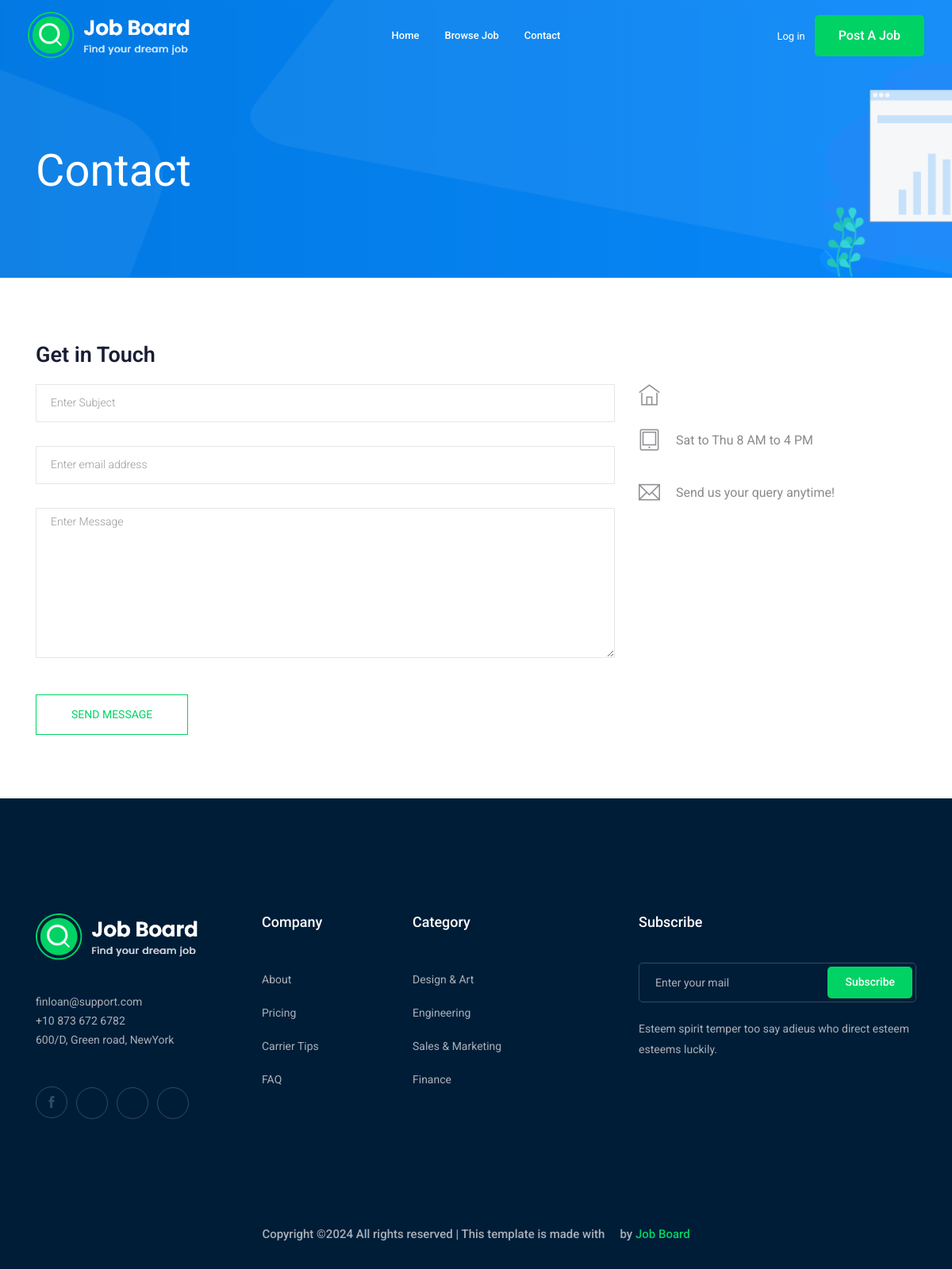
/contact-us/, run on an earlier commit of the app's database.
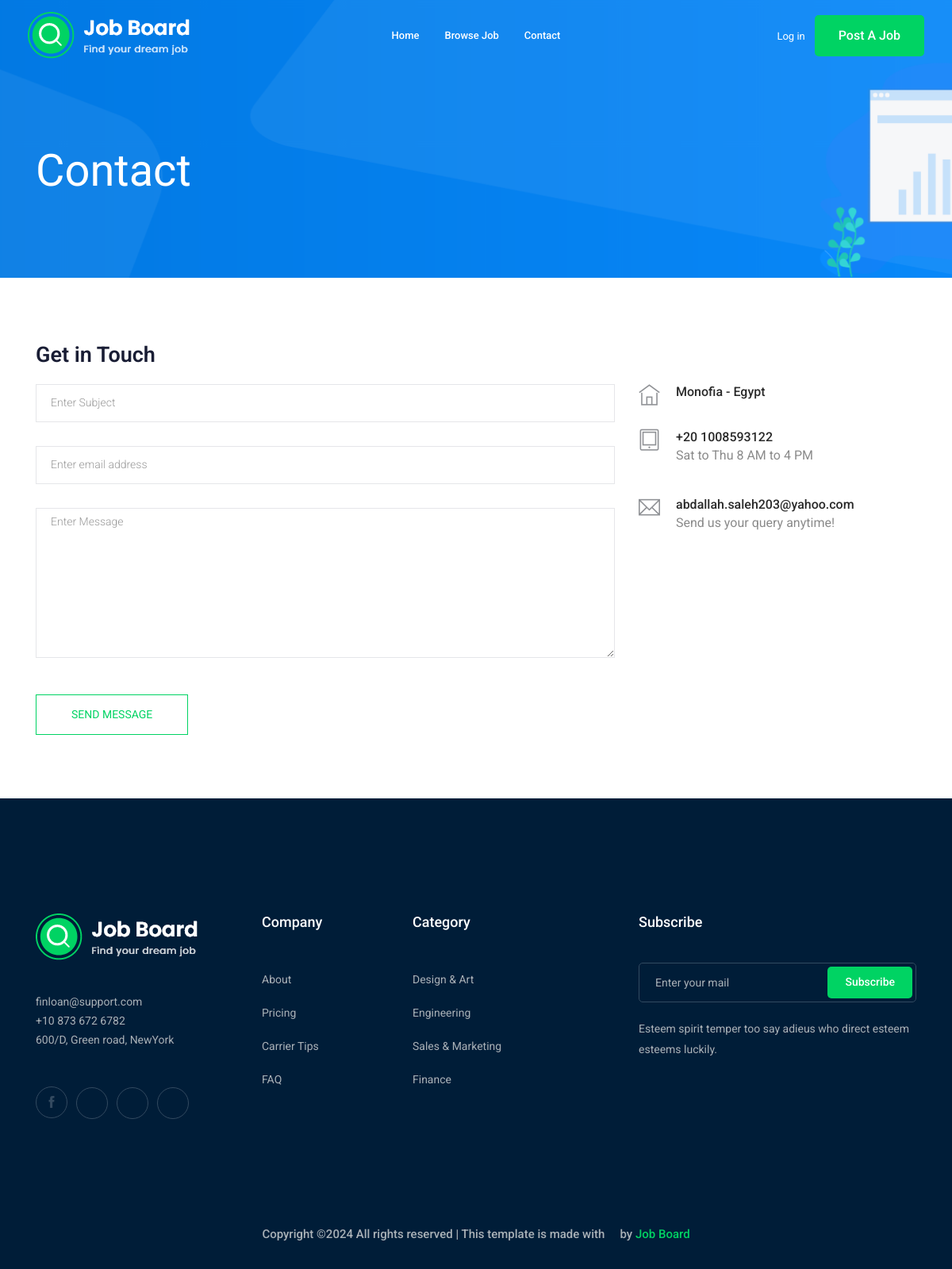
And on a later commit of the database.
### contact/models.py (models this page shows, shortened)
class Info(models.Model):
    place = models.CharField(max_length=50)
    name = models.CharField(max_length=122)
    email = models.EmailField(max_length=122)
    phone_number = models.CharField(max_length=20)
    class Meta:
        verbose_name = ("Contact Information")
        verbose_name_plural = ("Contact Information")

### contact/views.py (the view, shortened to what this page needs)
# urls.py: path('',views.send_message ,name='contact'),
def send_message(request):
    myinfo = Info.objects.first()
    return render(request,'contact/contact.html',{'myinfo':myinfo})

### contact/templates/contact/contact.html (shortened to what this page needs)
{% extends 'base.html' %}
{% block body %}
    <div class="bradcam_area bradcam_bg_1">
        <div class="container">
            <div class="row">
                <div class="col-xl-12">
                    <div class="bradcam_text">
                        <h3>contact</h3>
                    </div>
                </div>
            </div>
        </div>
    </div>
  <section class="contact-section section_padding">
    <div class="container">
      <div class="row">
        <div class="col-12">
          <h2 class="contact-title">Get in Touch</h2>
        </div>
        <div class="col-lg-8">
          <form class="form-contact contact_form" method="post" >
            <div class="row">
              <div class="col-12">
                <div class="form-group">
                  <input class="form-control" name="subject" id="subject" type="text" onfocus="this.placeholder = ''" onblur="this.placeholder = 'Enter Subject'" placeholder = 'Enter Subject'>
                </div>
              </div>
              <div class="col-sm-12">
                <div class="form-group">
                  <input class="form-control" name="email" id="email" type="email" onfocus="this.placeholder = ''" onblur="this.placeholder = 'Enter email address'" placeholder = 'Enter email address'>
                </div>
              </div>
              <div class="col-12">
                <div class="form-group">
                    <textarea class="form-control w-100" name="message" id="message" cols="30" rows="9"  placeholder = 'Enter Message'></textarea>
                </div>
              </div>
            </div>
            <div class="form-group mt-3">
              <input type="submit" class="button button-contactForm btn_4 boxed-btn" value="send message">
            </div>
          </form>
        </div>
        <div class="col-lg-4">
          <div class="media contact-info">
            <span class="contact-info__icon"><i class="ti-home"></i></span>
            <div class="media-body">
              <h3>{{myinfo.place}}</h3>
            </div>
          </div>
          <div class="media contact-info">
            <span class="contact-info__icon"><i class="ti-tablet"></i></span>
            <div class="media-body">
              <h3>{{myinfo.phone_number}}</h3>
              <p>Sat to Thu 8 AM to 4 PM</p>
            </div>
          </div>
          <div class="media contact-info">
            <span class="contact-info__icon"><i class="ti-email"></i></span>
            <div class="media-body">
              <h3>{{myinfo.email}}</h3>
              <p>Send us your query anytime!</p>
            </div>
          </div>
        </div>
      </div>
    </div>
  </section>
  {% endblock body %}

What changed in the data, as far as the page shows it:
added Info: place "Monofia - Egypt", phone_number "+20 1008593122", email "abdallah.saleh203@yahoo.com"
